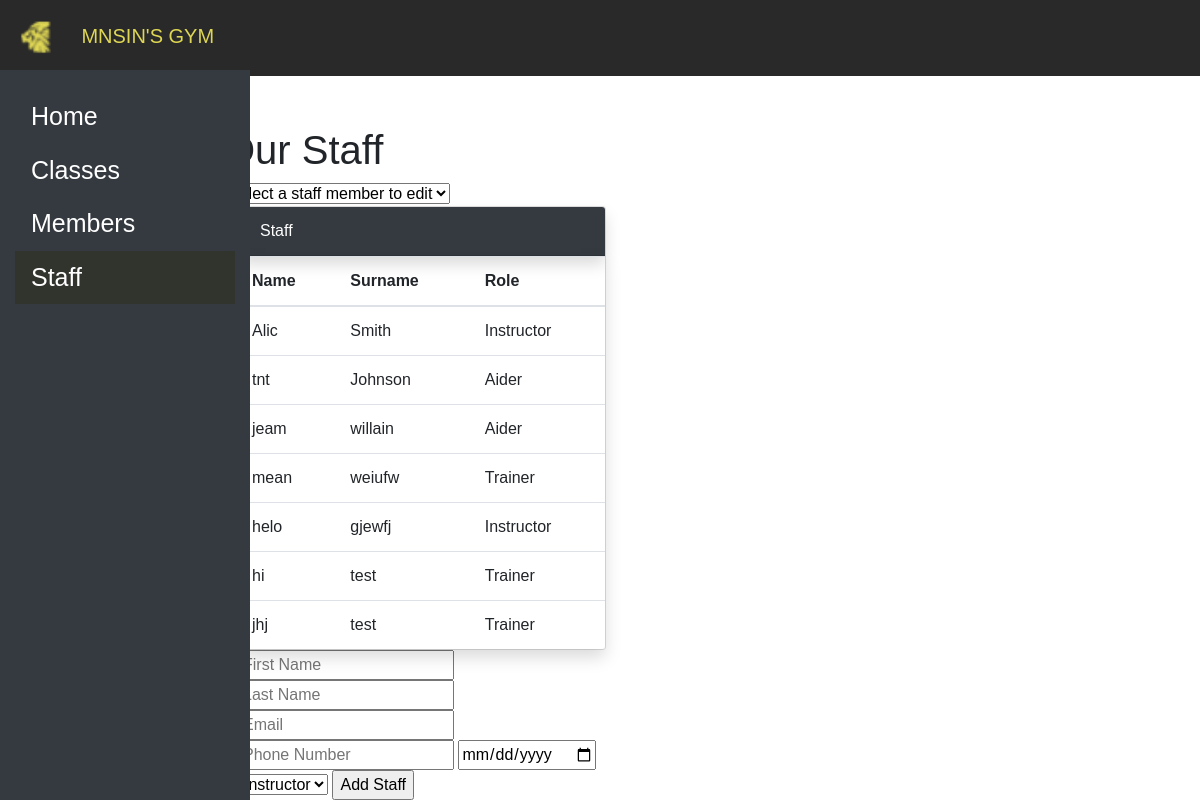
The app's page /newgymmanagementv2/staff.php with its own data.
### tables this page shows
CREATE TABLE `staff` (
  `staffid` int(10) NOT NULL,
  `firstname` varchar(15) NOT NULL,
  `lastname` varchar(15) NOT NULL,
  `email` varchar(30) NOT NULL,
  `phonenumber` int(10) NOT NULL,
  `startdate` date NOT NULL,
  `role` varchar(15) NOT NULL
);

### newgymmanagementv2/staff.php (the view, shortened to what this page needs)
<!DOCTYPE html>
<html>
<head>
    <link rel="stylesheet" href="https://stackpath.bootstrapcdn.com/bootstrap/4.5.2/css/bootstrap.min.css">
    <link href="styling.css" rel="stylesheet">
</head>
<body>
<nav class="navbar navbar-expand-lg navbar-light bg-light fixed-top">
        <a class="navbar-brand custom-font" href="index.php">
            <img src="logo.png" alt="Gym Logo" class="logo">
            MNSIN'S GYM
        </a>
    </nav>
<div class="container-fluid">
    <div class="row">
        <nav id="sidebar" class="col-md-3 col-lg-2 d-md-block bg-dark sidebar collapse">
                <ul class="nav flex-column">
                    <li class="nav-item">
                        <a class="nav-link" href="index.php">Home</a>
                    </li>
                    <li class="nav-item">
                        <a class="nav-link" href="class.php">Classes</a>
                    </li>
                    <li class="nav-item">
                        <a class="nav-link" href="members.php">Members</a>
                    </li>
                    <li class="nav-item">
                        <a class="nav-link active" href="staff.php">Staff</a>
                    </li>
                </ul>
        </nav>
        <main role="main" class="col-md-9 ml-sm-auto col-lg-10 px-md-4">
<div class="main-content">
    <h1>Our Staff</h1>
<form action="staff.php" method="post">
    <select name="selected_staff" onchange="this.form.submit()">
        <option value="">Select a staff member to edit</option>
    </select>
</form>
<?php
include 'db_connect.php';
?>
<div class="col-md-5">
                <div class="card">
                    <div class="card-header bg-dark text-white shadow">
                        Staff
                    </div>
                    <div class="card-body p-0">
                        <table class="table table-hover mb-0 shadow">
                            <thead>
                                <tr>
                                    <th>Name</th>
                                    <th>Surname</th>
                                    <th>Role</th>
                                </tr>
                            </thead>
                            <tbody>
                                <?php
                                try {
                                    $staffNamesStmt = $conn->prepare("SELECT firstname, lastname, role FROM staff");
                                    $staffNamesStmt->execute();
                                    while ($staff = $staffNamesStmt->fetch(PDO::FETCH_ASSOC)) {
                                        echo "<tr><td>" . htmlspecialchars($staff['firstname']) . "</td><td>" . htmlspecialchars($staff['lastname']) . "</td><td>" . htmlspecialchars($staff['role']) . "</td></tr>";
                                    }
                                } catch (PDOException $e) {
                                    echo "Error: " . $e->getMessage();
                                }
                                ?>
                            </tbody>
                        </table>
                    </div>
                </div>
<form action="staff.php" method="post">
    <input type="text" name="firstname" placeholder="First Name" required>
    <input type="text" name="lastname" placeholder="Last Name" required>
    <input type="email" name="email" placeholder="Email" required>
    <input type="text" name="phonenumber" placeholder="Phone Number" required>
    <input type="date" name="startdate" placeholder="Start Date" required>
    <select name="role">
        <option value="Instructor">Instructor</option>
    </select>
    <input type="submit" name="add" value="Add Staff">
</form>
</main>
    </div>
</div>
</body>
</html>

### newgymmanagementv2/styling.css (style rules this page uses)
.logo { height: 50px; vertical-align: middle; margin-right: 15px; }
body { font-family: 'Arial', sans-serif; }
.sidebar { min-width: 250px; height: 100vh; overflow-y: auto; background-color: #292929; padding-top: 20px; position: fixed; }
#sidebar { min-height: 100vh; background-color: #292929; color: white; display: block; color: white; font-size: 25px; }
#sidebar .nav-link { color: white; }
#sidebar .nav-link.active { background-color: #31332d; color: white; }
main { padding-top: 56px; }
html .navbar { background-color: #292929!important; }
.custom-font { font-family: 'Paytone One', sans-serif; color: #ded654 !important; }
html .navbar-brand { color: #ded654 !important; font-family: 'PaytoneOne-Regular', sans-serif; font-weight: 400; }
.sidebar { z-index: 2000; overflow-y: auto; }
body { padding-top: 76px; }
#sidebar { transition: all 0.2s; }
body { padding-top: 70px; }
.container-fluid { padding: 0 15px; }

### records on screen
staff: firstname "Alic", lastname "Smith", role "Instructor"
staff: firstname "tnt", lastname "Johnson", role "Aider"
staff: firstname "jeam", lastname "willain", role "Aider"
staff: firstname "mean", lastname "weiufw", role "Trainer"
staff: firstname "helo", lastname "gjewfj", role "Instructor"
staff: firstname "hi", lastname "test", role "Trainer"
staff: firstname "jhj", lastname "test", role "Trainer"
